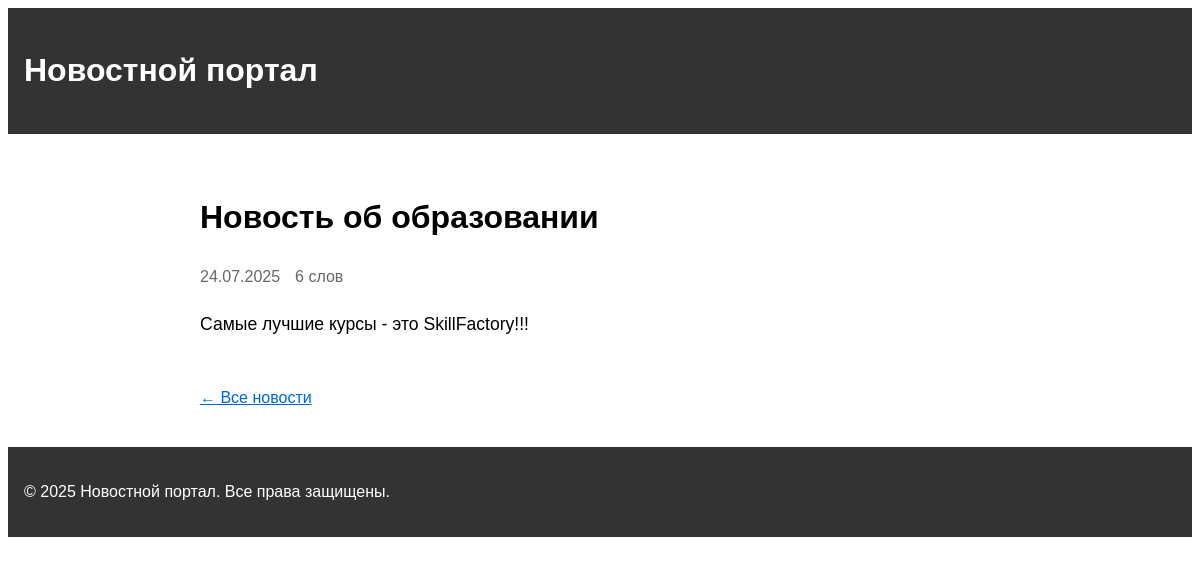
Screenshot of /news/4/ with the database file from the repository.
### news/models.py (models this page shows, shortened)
class Post(models.Model):
    ARTICLE = 'AR'
    NEWS = 'NW'
    POST_TYPES = [
        (ARTICLE, 'Статья'),
        (NEWS, 'Новость'),
    ]
    author = models.ForeignKey(Author, on_delete=models.CASCADE)
    post_type = models.CharField(max_length=2, choices=POST_TYPES)
    created_at = models.DateTimeField(auto_now_add=True)
    categories = models.ManyToManyField(Category, through='PostCategory')
    title = models.CharField(max_length=200)
    text = models.TextField()
    rating = models.IntegerField(default=0)

### news/views.py (the view)
# urls.py: path('<int:pk>/', NewsDetail.as_view(), name='news_detail'),
class NewsDetail(DetailView):
    model = Post
    template_name = 'news/news_detail.html'
    context_object_name = 'news'

### news/templatetags/custom_filters.py (called while the page is built)
@register.filter
def censor(value):
    forbidden_words = ['редиска', 'нехороший', 'плохой']  # Запрещённые слова
    if not isinstance(value, str):
        return value
    for word in forbidden_words:   # Заменяем все буквы, кроме первой, на *
        if word in value.lower():
            censored = word[0] + '*' * (len(word) - 1)
            value = value.replace(word, censored)
    return value

### news/templates/news/news_detail.html (shortened to what this page needs)
{% extends 'base.html' %}
{% load custom_filters %}
{% block content %}
<div class="news-detail">
    <h1>{{ news.title|censor }}</h1>
    <div class="meta">
        <span class="date">{{ news.created_at|date:"d.m.Y" }}</span>
        <span class="word-count">{{ news.text|wordcount }} слов</span>
    </div>
    <div class="content">
        {{ news.text|censor|linebreaks }}
    </div>
    <a href="{% url 'news_list' %}" class="back-link">← Все новости</a>
</div>
{% endblock %}

### templates/base.html (style rules this page uses)
body { font-family: Arial, sans-serif; line-height: 1.6; }

### news/templates/news/news_detail.html (style rules this page uses)
.news-detail { max-width: 800px; margin: 0 auto; padding: 20px; }
.meta { color: #666; margin: 10px 0 20px; display: flex; gap: 15px; }
.content { line-height: 1.6; font-size: 1.1em; }
.back-link { display: inline-block; margin-top: 30px; color: #06c; }

### rows the page displays
Post: title|censor "Новость об образовании", created_at "24.07.2025", text "6", text|censor "Самые лучшие курсы - это SkillFactory!!!"
